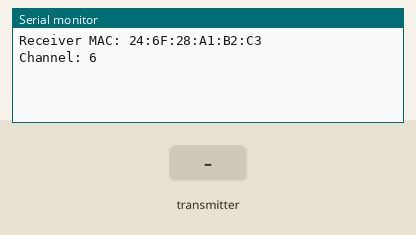
This sketch was run on a simulated ESP32. Shown: the last lines printed to the serial monitor. The inputs (shaded band) are chosen by the test bench.

Above: at 1.2 s.
1.3 s: the transmitter starts sending id = 0
At 1.61 s:
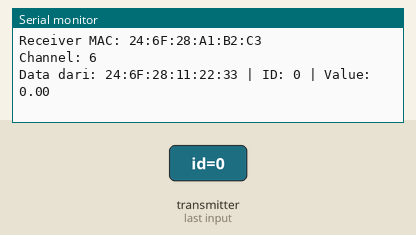
3.3 s: the transmitter starts sending value = 25
At 3.61 s:
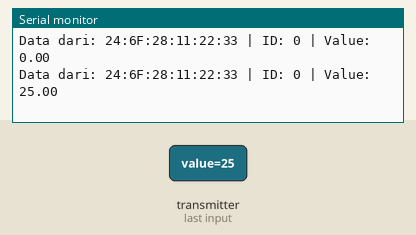
4.8 s: the transmitter starts sending id = 1
At 5.11 s:
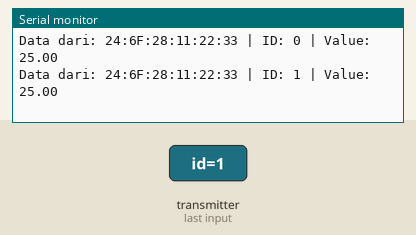
6.3 s: the transmitter starts sending value = 0
At 6.61 s:
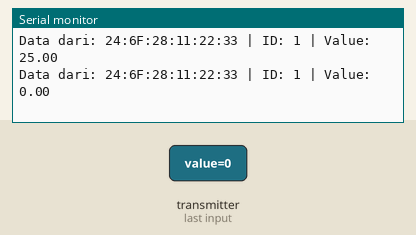

The sketch:

sketch_oct1c.ino
```cpp
#include <esp_now.h>
#include <WiFi.h>

typedef struct struct_message {
  int id;
  float value;
} struct_message;

struct_message incomingData;

void OnDataRecv(const esp_now_recv_info *info, const uint8_t *incomingDataBytes, int len) {
  memcpy(&incomingData, incomingDataBytes, sizeof(incomingData));

  char macStr[18];
  snprintf(macStr, sizeof(macStr),
           "%02X:%02X:%02X:%02X:%02X:%02X",
           info->src_addr[0], info->src_addr[1], info->src_addr[2],
           info->src_addr[3], info->src_addr[4], info->src_addr[5]);

  Serial.print("Data dari: ");
  Serial.print(macStr);
  Serial.print(" | ID: ");
  Serial.print(incomingData.id);
  Serial.print(" | Value: ");
  Serial.println(incomingData.value);
}

void setup() {
  Serial.begin(115200);

  WiFi.mode(WIFI_STA);
  Serial.print("Receiver MAC: ");
  Serial.println(WiFi.macAddress());
  Serial.print("Channel: ");
  Serial.println(WiFi.channel());

  if (esp_now_init() != ESP_OK) {
    Serial.println("Gagal inisialisasi ESP-NOW");
    return;
  }

  esp_now_register_recv_cb(OnDataRecv);
}

void loop() {}
```

Measured:
- after the input at 1.3 s, the serial monitor: prints a new line at once (image 1)
- after the input at 3.3 s, the serial monitor: prints a new line at once (image 2)
- after the input at 4.8 s, the serial monitor: prints a new line at once (image 3)
- after the input at 6.3 s, the serial monitor: prints a new line at once (image 4)
